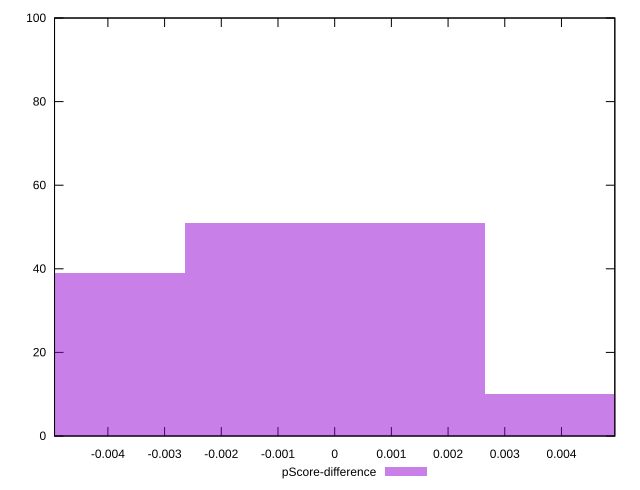

Here is the gnuplot script that generated this plot:
reset

$pScoreDifference <<EOF
0 51
-0.0052876503857589 39
0.0052876503857589 10
EOF

set key outside below
set boxwidth 0.0052876503857589
set xrange [-0.004941176470588227:0.004941176470588227]
set yrange [0:100]
set trange [0:100]
set style fill transparent solid 0.5 noborder
set terminal svg size 640, 490 enhanced background rgb 'white'
set output "report_00016_2021-02-10T13-31-48.338Z/render-blocking-resources/samples/pages+cached/pScore-difference/histogram.svg"

plot $pScoreDifference title "pScore-difference" with boxes

reset
